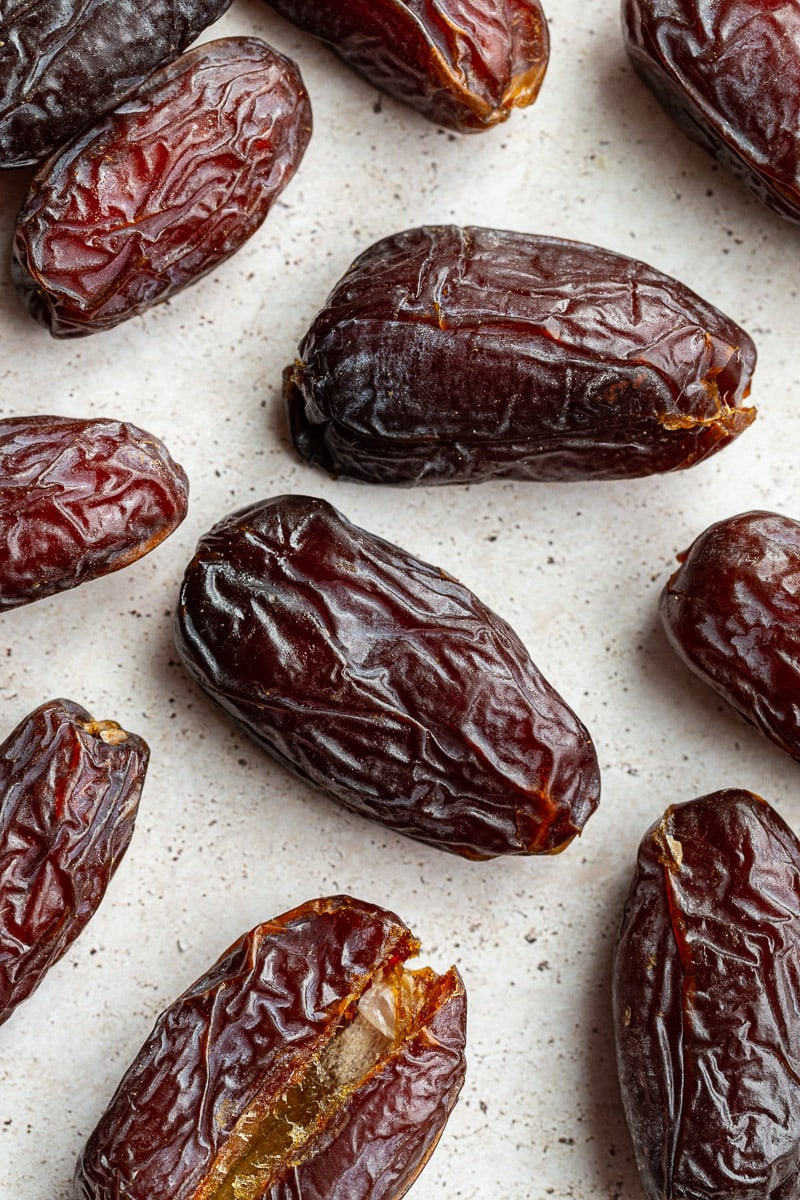
#> input picture LAB06/date_cluster.jpg, 800 x 1200 px
$ jupyter execute 'Felzenszwalb’s_Algorithm.ipynb'
#> lines starting #> are read from the running program, lines starting #| are printed output that depends on the picture
[cell 1]
import skimage.segmentation
from matplotlib import pyplot as plt
from skimage.util import img_as_float
from skimage.segmentation import mark_boundaries

[cell 2]
img = plt.imread("date_cluster.jpg")
#> img is the input picture: shape (1200, 800, 3); mean R, G, B 136.8, 114.3, 109.7

[cell 3]
res1 = skimage.segmentation.felzenszwalb(img, scale=500)
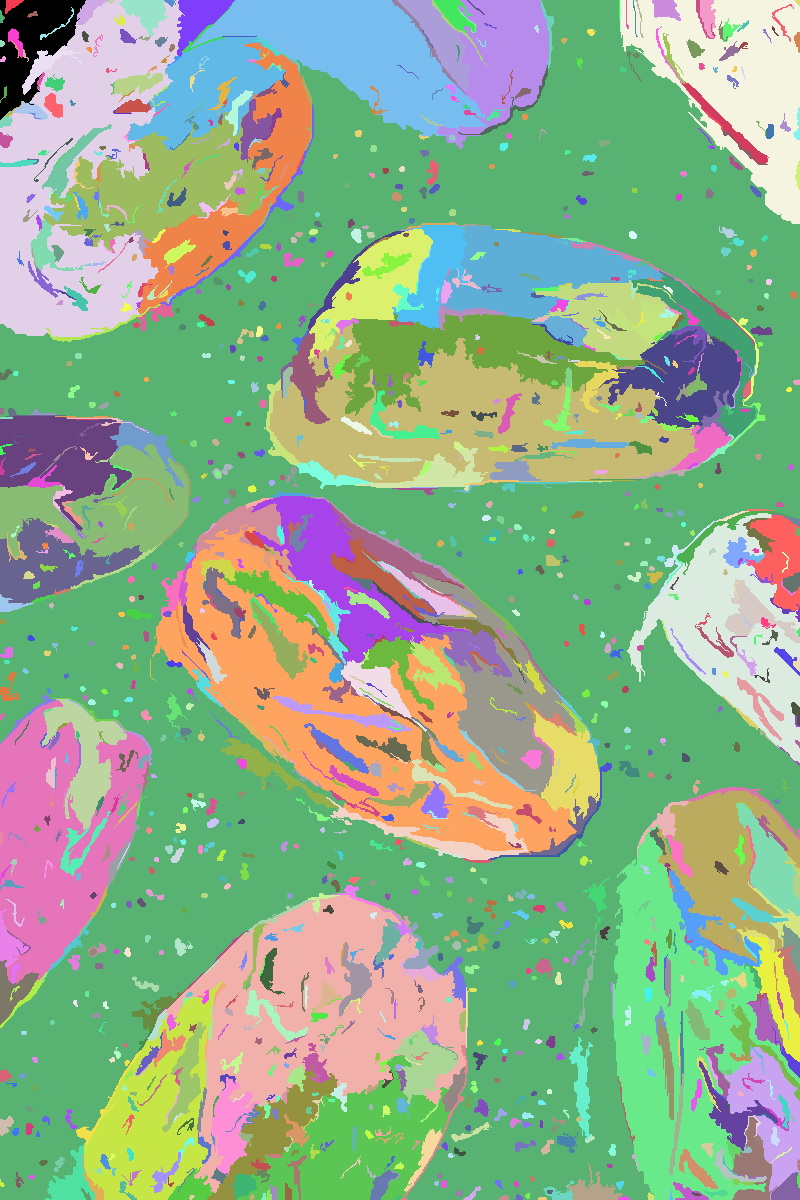
#> res1: shape (1200, 800) int64; 1457 distinct labels, from 0 to 1456; one colour per label, 0 black
res2 = skimage.segmentation.felzenszwalb(img, scale=100)
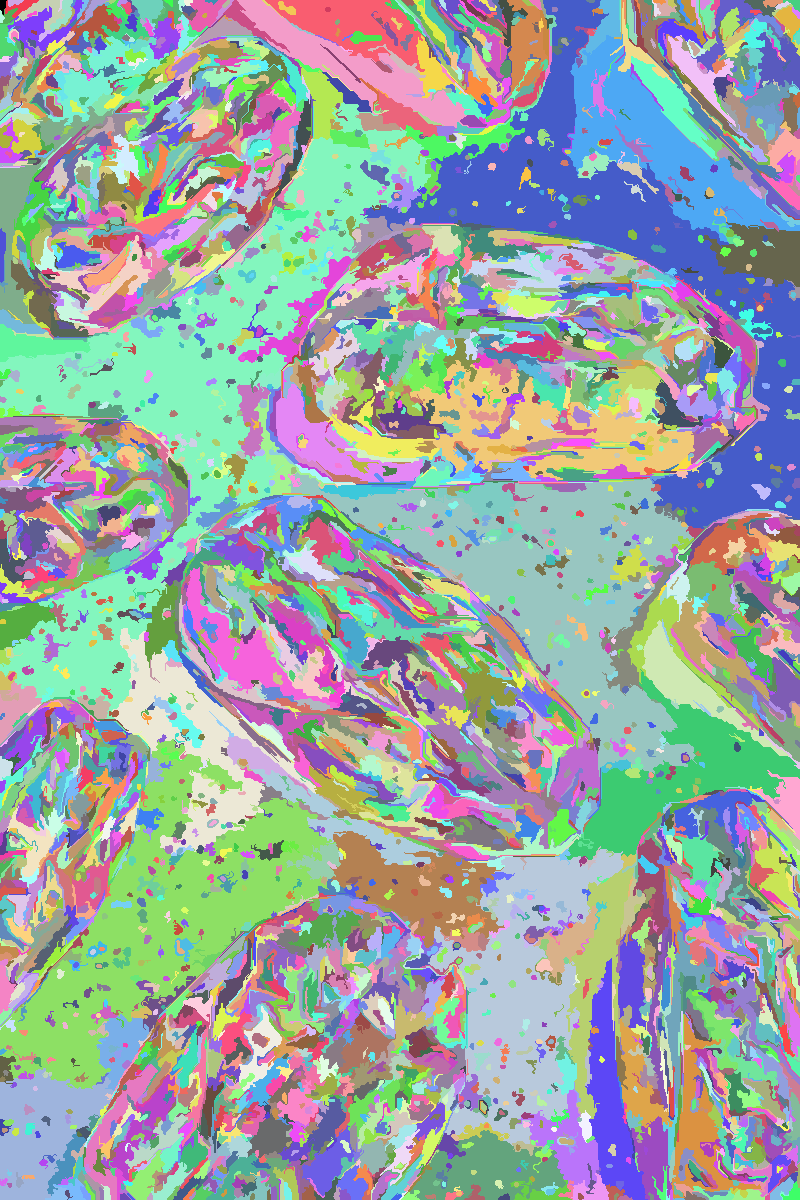
#> res2: shape (1200, 800) int64; 4925 distinct labels, from 0 to 4924; one colour per label, 0 black

[cell 4]
fig = plt.figure(figsize=(12, 5))
ax1 = fig.add_subplot(121)
ax2 = fig.add_subplot(122)
ax1.imshow(res1); ax1.set_xlabel("cluster=500")
ax2.imshow(res2); ax2.set_xlabel("cluster=100")
fig.suptitle("graph  segmentation using felzenszwalb method")
plt.tight_layout()
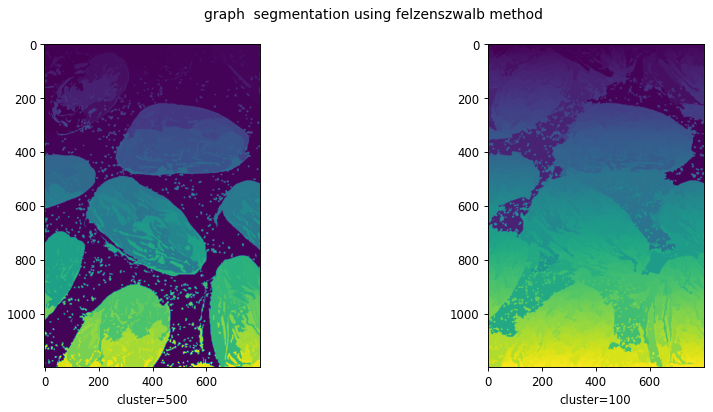
#> figure drawn by matplotlib, 2 panels

[cell 5]
img = img_as_float(img)
fig = plt.figure(figsize=(12, 5))
ax1 = fig.add_subplot(121)
ax2 = fig.add_subplot(122)
ax1.imshow(mark_boundaries(img, res1)); ax1.set_xlabel("With cluster=500")
ax2.imshow(mark_boundaries(img, res2)); ax2.set_xlabel("With cluster=100")
fig.suptitle("the  boundaries")
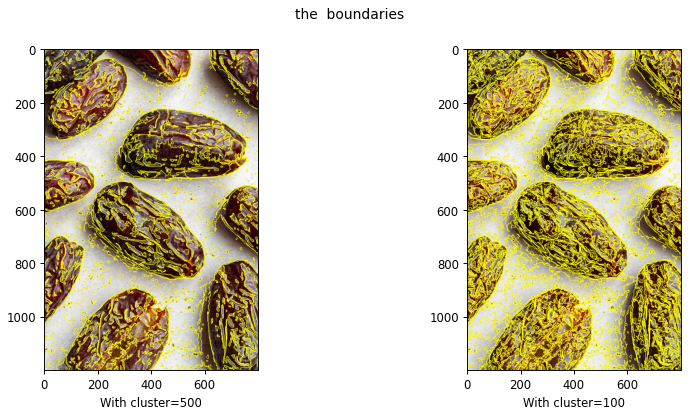
#> figure drawn by matplotlib, 2 panels

$ run again, with LAB06/date3.jpg copied over LAB06/date_cluster.jpg
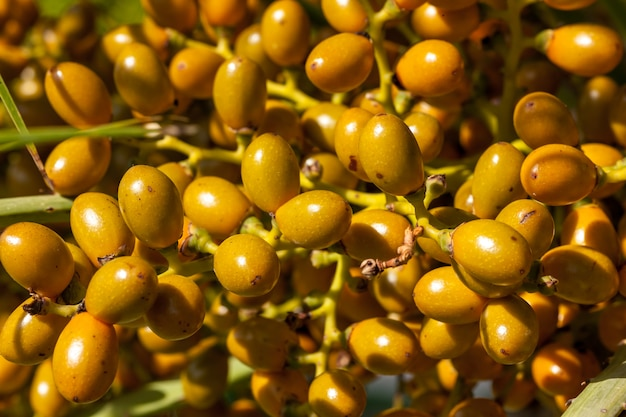
#> input picture LAB06/date3.jpg, 626 x 417 px
#> img is the input picture: shape (417, 626, 3); mean R, G, B 133.3, 89.3, 10.4
#> res1: shape (417, 626) int64; 233 distinct labels, from 0 to 232
#> `res2 = skimage.segmentation.felzenszwalb(img, scale=100)`:
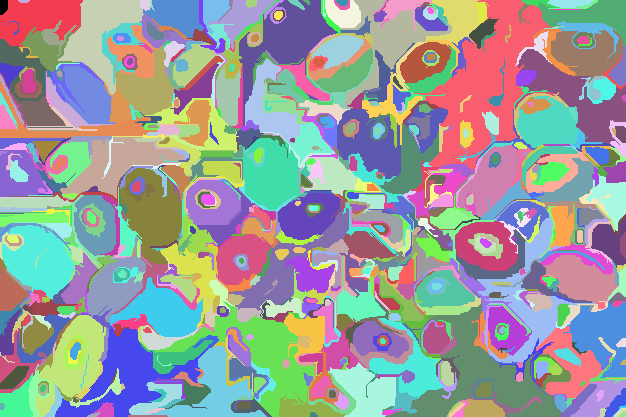
#> res2: shape (417, 626) int64; 899 distinct labels, from 0 to 898; one colour per label, 0 black
#> `[cell 5] img = img_as_float(img) fig = plt.figure(figsize=(12, 5)) ax1..`:
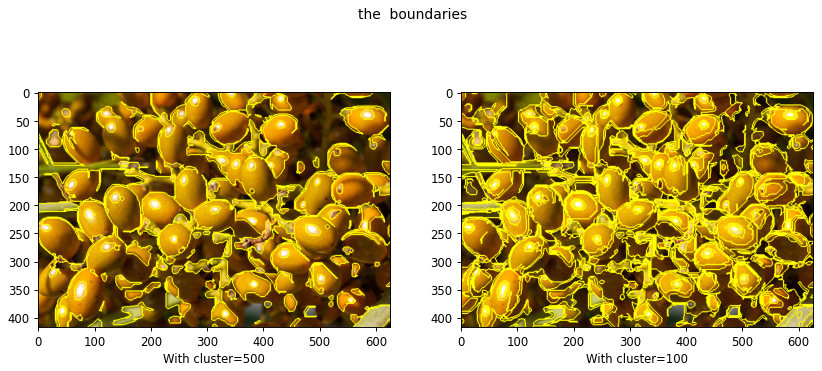
#> figure drawn by matplotlib, 2 panels
